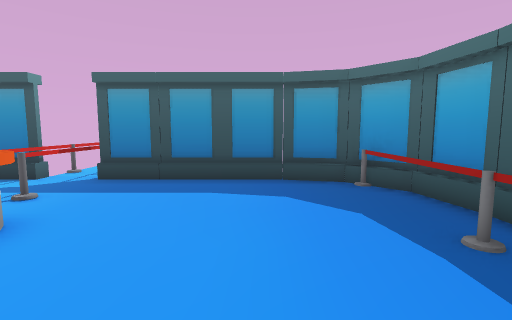
View 1 (above)

15 first-person views from a walk through a 3-D level made in the Unity game engine. The camera is 1.5 m above the floor, tilts 6° down and sees 85° across. The floor is counted in squares, 1 m on a side. Each view is taken from the middle of a square. On the plan, view 1 faces up. The plan holds only what a view shows up to about 14 squares ahead; the rest is blank. The place goes on beyond the plan. The player is left out.

View 2
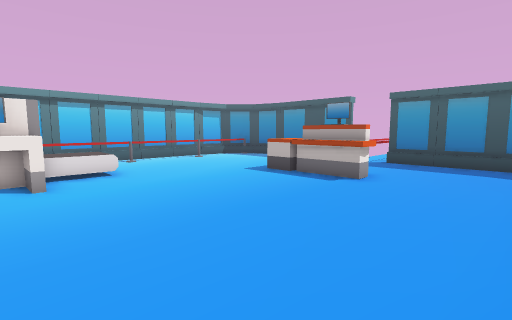

View 3
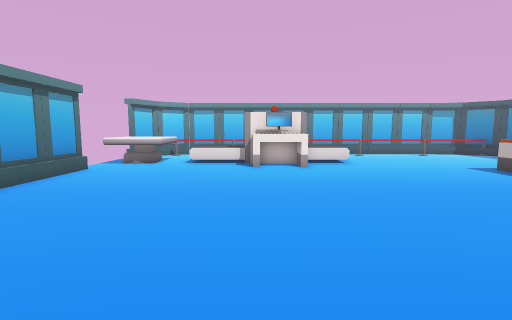

View 4
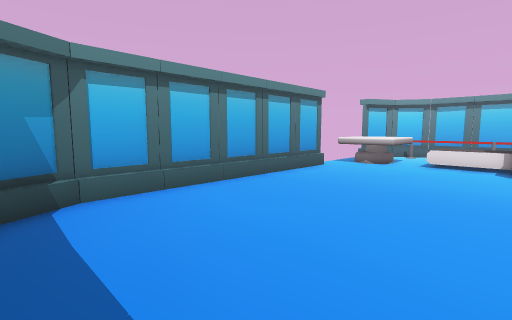

View 5
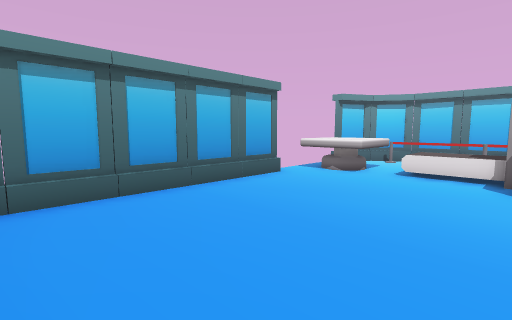

View 6
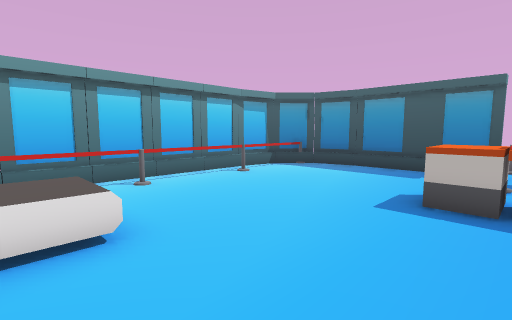

View 7
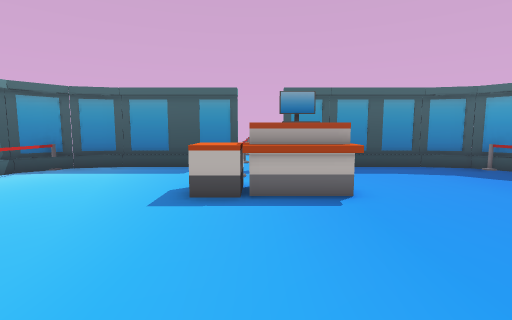

View 8
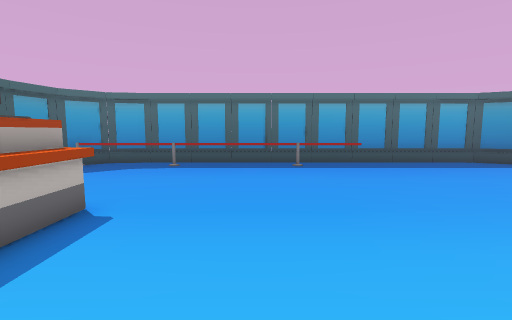

View 9
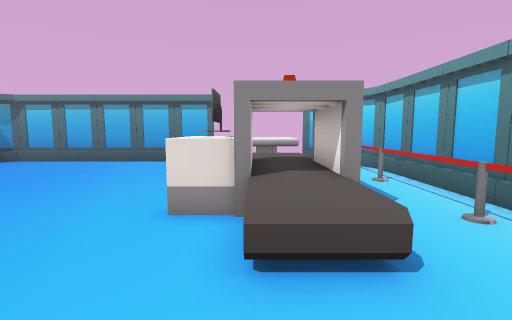

View 10
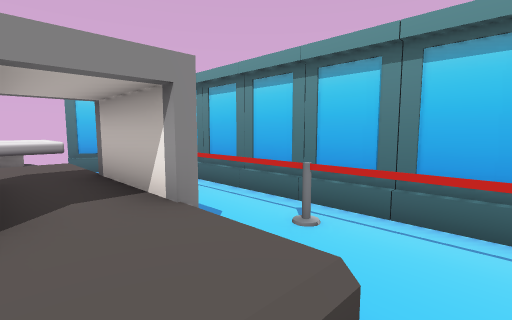

View 11
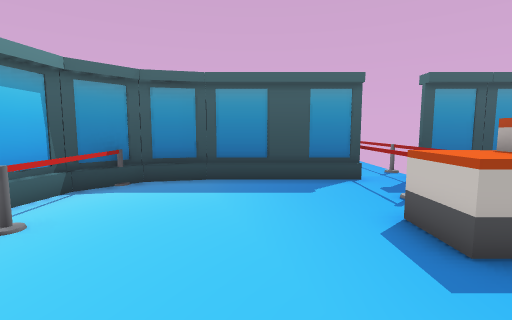

View 12
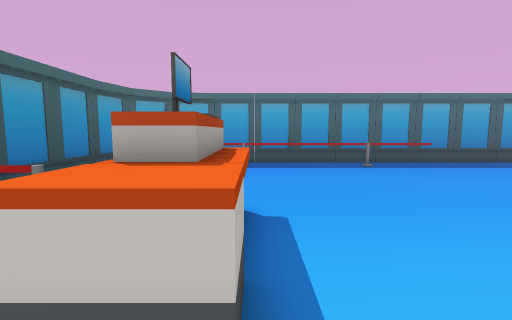

View 13
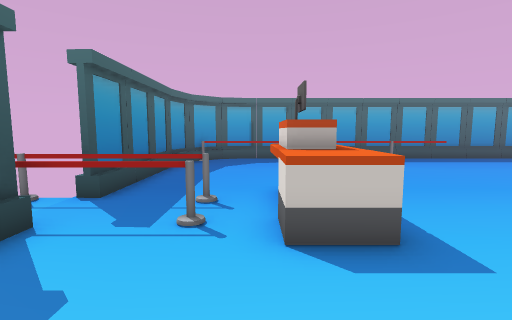

View 14
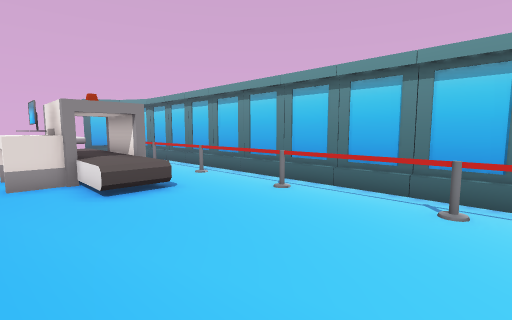

View 15
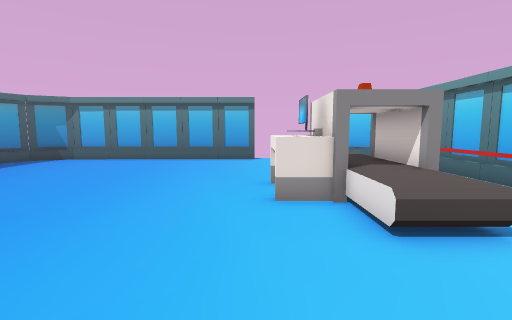

### Floor plan
Key: @ floor where view 1 was taken; # wall or solid block; x gap in a wall; . floor; = window, fence, low wall or low ledge; ^ raised ledge.
Columns run from 15 left of view 1 to 4 right of it. Each row starts with its distance up from view 1.
  9  ##################
  8  #.......#=.......##
  7 ##.......#=.......=#
  6 #.......=.........=#
  5 #.................=#
  4 #.......^x##......=#
  3 #.......^^^^......=#
  2 #.................=#
  1 #.................=#
  0 #..............@..=#
 -1 #.................=#
 -2 #...^^............=#
 -3 #...^^............=#
 -4 #..###^...........=#
 -5 #..####............#
 -6 #..###^............#
 -7 #...^^.............#
 -8 #...^^.............#
 -9 #.  ^^.............#
-10 #...^^.............#
-11 ##.^^^^............#
-12  #.^^^^...........##
-13  ###...x###########

Positions as (right, up) in squares from view 1, and headings:
1: (0, 0), facing up
2: (0, -5), facing up-left
3: (3, -6), facing left
4: (3, -6), facing down-left
5: (0, -6), facing down-left
6: (-6, -3), facing up-left
7: (-6, -3), facing up
8: (-9, 0), facing right
9: (-10, 1), facing down
10: (-10, -1), facing down-left
11: (-10, 0), facing up
12: (-9, 3), facing right
13: (-11, 5), facing right
14: (-8, 5), facing down-left
15: (-8, 2), facing down
